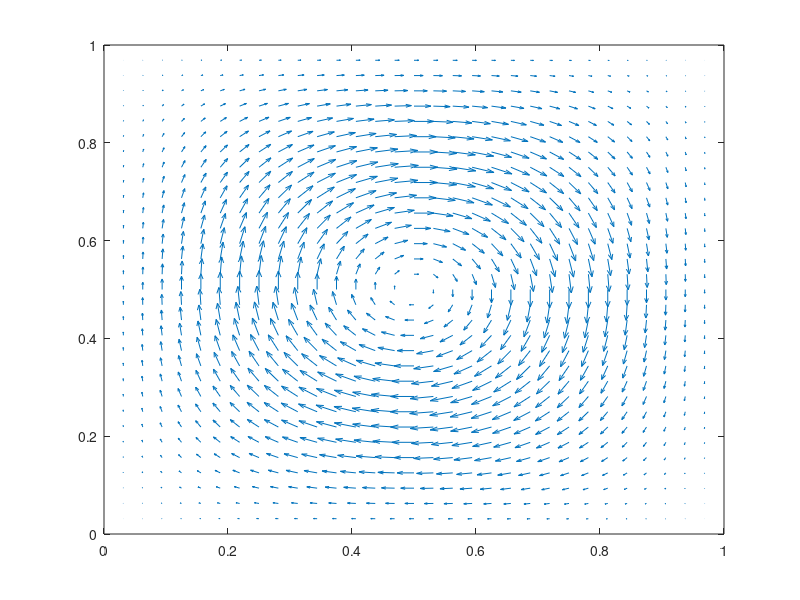

Source code (MATLAB):
%git test
%i definitely dont understand the project yet so 
%im gonna play around and see if i can get something going

% interface tracking test for deliverable number 2
clear 
clc
Nx =33;
Ny = 33;

x = linspace(0,1,Nx);
y = linspace(0,1,Ny);
[X,Y] = meshgrid(x,y);

T = 2;
t = T/2; %this is for book example, deliverable 2 has t = T/pi
PHI = 1/pi .* cos(pi*t/T).*sin(pi.*X).^2 .* sin(pi.*Y).^2;
% okay so intgertaing this funtion will give us our
% x and y velocities (he wants this done analytically)
% so does this mean that the resulting velocities 
% are our color function? or at least used instead of a
% color funtion?

u = -2.*cos(pi.*t./T).*sin(pi.*X).^2 .* sin(pi.*Y).*cos(pi.*Y);
v = 2.*cos(pi.*t./T).*sin(pi.*Y).^2 .* sin(pi.*X).*cos(pi.*X);

quiver(X,Y,u,v)







